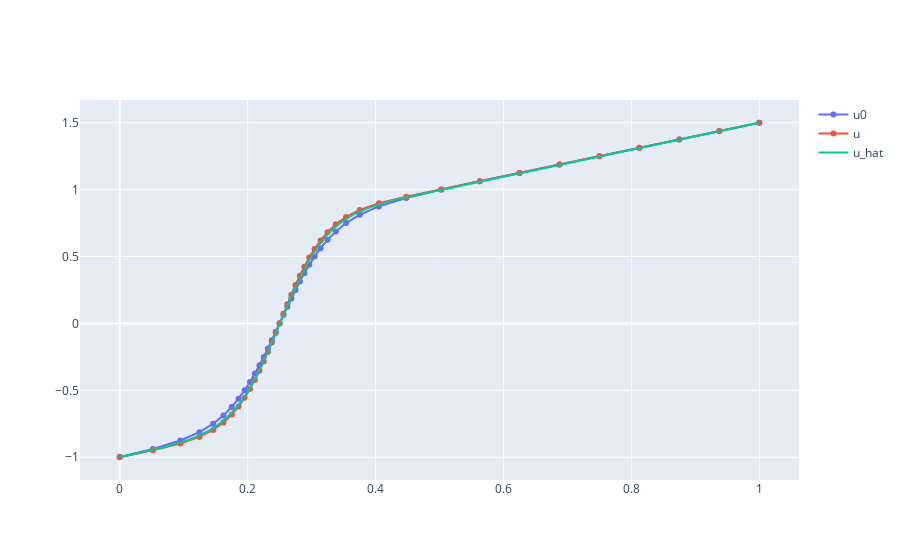

The notebook cell saved with this chart:
### Code cell
import torch
import plotly.graph_objs as go

def solve_bvp_22(x_grid, u0, ep, k, alpha=-1, beta=1.5):
    a, b, n = x_grid[0], x_grid[-1], len(x_grid)
    A2 = np.zeros([n, n])
    for i in range(1, n-1):
        A2[i, i-1:i+2] = fdcoeffF(2, x_grid[i], x_grid[i-1:i+2])
    
    A1 = np.zeros([n, n])     # u(u'-1)
    for i in range(1, n-1):
        A1[i, i-1:i+2] = fdcoeffF(1, x_grid[i], x_grid[i-1:i+2])

    A2, A1 = torch.tensor(A2), torch.tensor(A1)
    u = torch.tensor(u0)

    for _ in range(k):
        u.requires_grad_(True)
        G = ep*A2@u + u*(A1@u-1)
        G[0] = u[0]-alpha
        G[-1] = u[-1]-beta
        mG = -G.detach().numpy()
        jcb = np.zeros([n, n])

        jcb[0, 0], jcb[-1, -1] = 1, 1
        for i in range(1, n-1):
            G[i].backward(retain_graph=True)
            jcb[i] = u.grad.numpy()
            u.grad.data.zero_()

        delta = np.linalg.solve(jcb, mG)
        u = u.detach()+torch.from_numpy(delta)

    return u

data = [go.Scatter(x=x, y=z, mode='lines+markers', name='u0'), 
        go.Scatter(x=x, y=solve_bvp_22(x, z, ep, 10), mode='lines+markers', name='u'), 
        go.Scatter(x=t_eval, y=u_eval, name='u_hat')]

fig = go.Figure(data=data)
fig.show()

### Figure 1 — Plotly figure (JSON) as saved in the notebook; plotly's stock layout.template omitted (floating-point values rounded to 4 significant figures; data arrays with more than 128 entries replaced by an {"elided": "..."} marker saying what was removed)
{"data": [{"mode": "lines+markers", "name": "u0", "type": "scatter", "x": [0, 0.05201, 0.09471, 0.1247, 0.1461, 0.1622, 0.1751, 0.1859, 0.1953, 0.2037, 0.2114, 0.2185, 0.2252, 0.2316, 0.2378, 0.2439, 0.25, 0.256, 0.2621, 0.2683, 0.2748, 0.2815, 0.2886, 0.2963, 0.3046, 0.314, 0.3249, 0.3378, 0.3539, 0.3752, 0.4052, 0.448, 0.5028, 0.5631, 0.6252, 0.6876, 0.75, 0.8125, 0.875, 0.9375, 1], "y": [-0.9971, -0.9374, -0.875, -0.8126, -0.7499, -0.6874, -0.6249, -0.5625, -0.5, -0.4375, -0.3746, -0.3122, -0.2499, -0.1877, -0.1255, -0.06293, 0.0002594, 0.06241, 0.1249, 0.1872, 0.2504, 0.3127, 0.375, 0.4378, 0.4997, 0.5622, 0.6252, 0.6876, 0.7501, 0.8125, 0.8749, 0.9375, 1.0, 1.062, 1.125, 1.188, 1.25, 1.312, 1.375, 1.437, 1.5]}, {"mode": "lines+markers", "name": "u", "type": "scatter", "x": [0, 0.05201, 0.09471, 0.1247, 0.1461, 0.1622, 0.1751, 0.1859, 0.1953, 0.2037, 0.2114, 0.2185, 0.2252, 0.2316, 0.2378, 0.2439, 0.25, 0.256, 0.2621, 0.2683, 0.2748, 0.2815, 0.2886, 0.2963, 0.3046, 0.314, 0.3249, 0.3378, 0.3539, 0.3752, 0.4052, 0.448, 0.5028, 0.5631, 0.6252, 0.6876, 0.75, 0.8125, 0.875, 0.9375, 1], "y": [-1, -0.9471, -0.8976, -0.8483, -0.7958, -0.7401, -0.6813, -0.6199, -0.5562, -0.4904, -0.4227, -0.3542, -0.2846, -0.2143, -0.1433, -0.07153, 0.001178, 0.07268, 0.1444, 0.2153, 0.2867, 0.3562, 0.4245, 0.492, 0.5569, 0.6205, 0.6823, 0.7409, 0.7964, 0.8485, 0.8977, 0.9473, 1.003, 1.063, 1.125, 1.188, 1.25, 1.312, 1.375, 1.437, 1.5]}, {"name": "u_hat", "type": "scatter", "x": {"elided": "10000 float values"}, "y": {"elided": "10000 float values"}}], "layout": {}}
